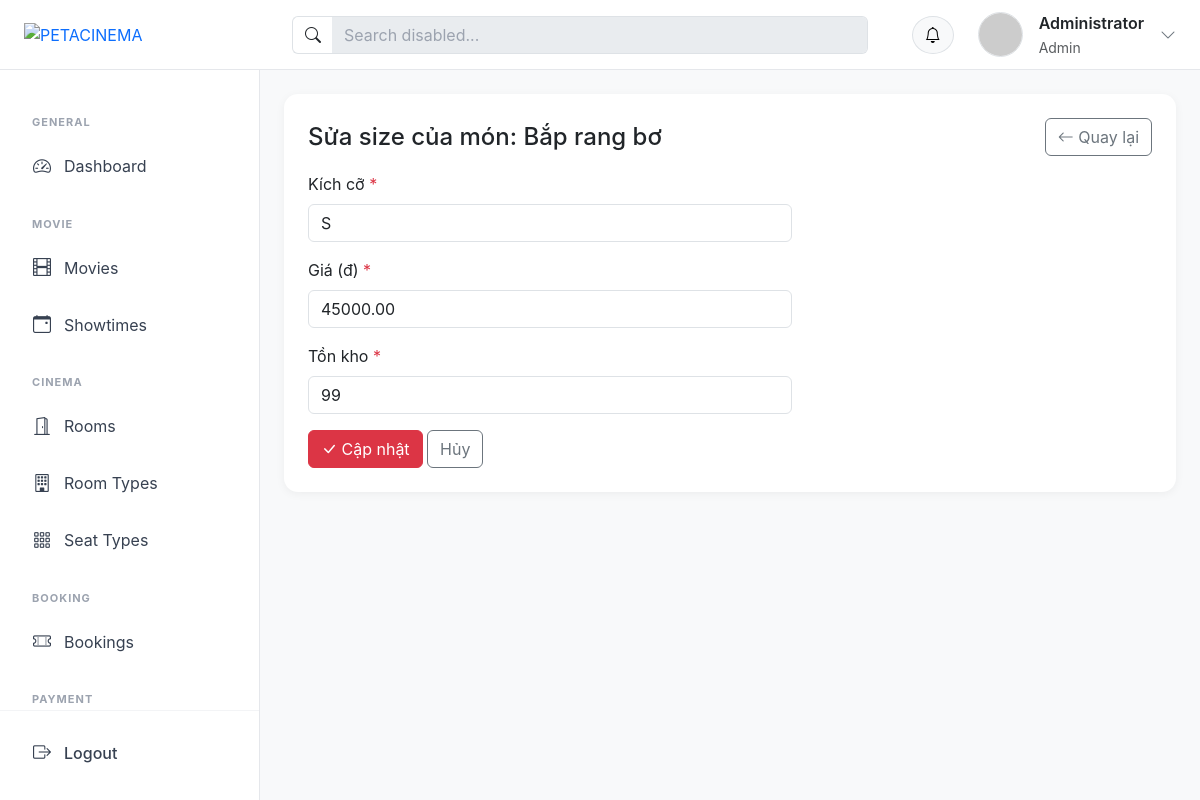
The app's page /?action=food_variant_edit&id=51 (signed in) with its own data.
### tables this page shows
CREATE TABLE `food_variants` (
  `id` int NOT NULL,
  `food_id` int NOT NULL,
  `size` varchar(10) DEFAULT NULL,
  `price` decimal(10,2) DEFAULT NULL,
  `stock` int DEFAULT '0'
);

CREATE TABLE `foods` (
  `id` int NOT NULL,
  `name` varchar(255) NOT NULL,
  `description` text,
  `image` varchar(255) DEFAULT NULL,
  `status` enum('active','inactive') DEFAULT 'active'
);

### controllers/FoodVariantController.php (called while the page is built, shortened)
<?php
class FoodVariantController
{
    public function edit()
    {
        $id = (int) ($_GET['id'] ?? 0);
        $variantModel = new FoodVariantModel();
        $variant = $variantModel->getById($id);
        $old = $variant;
        require_once PATH_VIEW . 'admin/layout/layout.php';
    }
}

### index.php (called while the page is built, shortened)
<?php
require_once './configs/helper.php';
spl_autoload_register(function ($class) {
    $fileName = "$class.php";
    $fileModel              = PATH_MODEL . $fileName;
});
require_once './routes/index.php';

### models/BaseModel.php (called while the page is built, shortened)
<?php
class BaseModel
{
    public function __construct()
    {
        $dsn = sprintf('mysql:host=%s;port=%s;dbname=%s;charset=utf8', DB_HOST, DB_PORT, DB_NAME);
        try {
            $this->pdo = new PDO($dsn, DB_USERNAME, DB_PASSWORD, DB_OPTIONS);
        } catch (PDOException $e) {
            die("Kết nối cơ sở dữ liệu thất bại: {$e->getMessage()}. Vui lòng thử lại sau.");
        }
    }
}

### models/FoodVariantModel.php (called while the page is built, shortened)
<?php
class FoodVariantModel extends BaseModel
{
    protected $table = "food_variants";
    public function getById($id)
    {
        $sql = "SELECT v.*, f.name AS food_name
                FROM {$this->table} v
                JOIN foods f ON f.id = v.food_id
                WHERE v.id = :id";
        $stmt = $this->pdo->prepare($sql);
        $stmt->bindParam(':id', $id, PDO::PARAM_INT);
        $stmt->execute();
        return $stmt->fetch();
    }
}

### configs/helper.php (called while the page is built, shortened)
<?php
if (!function_exists('h')) {
    function h($value)
    {
        return htmlspecialchars((string) $value, ENT_QUOTES, 'UTF-8');
    }
}
if (!function_exists('old_value')) {
    function old_value($old, $key, $default = '')
    {
        return h($old[$key] ?? $default);
    }
}

### views/admin/food_variant/edit.php (the view, shortened to what this page needs)
<div class="card p-4">
    <div class="d-flex align-items-center justify-content-between mb-3">
        <h4 class="mb-0">Sửa size của món: <?= h($old['food_name']) ?></h4>
        <a href="?action=food_variant_list&food_id=<?= (int) $old['food_id'] ?>" class="btn btn-outline-secondary">
            <i class="bi bi-arrow-left"></i> Quay lại
        </a>
    </div>
    <form action="?action=food_variant_editPost&id=<?= (int) $old['id'] ?>" method="post" class="row g-3" style="max-width: 500px;">
        <div class="col-12">
            <label class="form-label">Kích cỡ <span class="text-danger">*</span></label>
            <input type="text" name="size" class="form-control <?= !empty($errors['size']) ? 'is-invalid' : '' ?>" value="<?= old_value($old, 'size') ?>" maxlength="10">
        </div>
        <div class="col-12">
            <label class="form-label">Giá (đ) <span class="text-danger">*</span></label>
            <input type="number" step="0.01" min="0" name="price" class="form-control <?= !empty($errors['price']) ? 'is-invalid' : '' ?>" value="<?= old_value($old, 'price') ?>">
        </div>
        <div class="col-12">
            <label class="form-label">Tồn kho <span class="text-danger">*</span></label>
            <input type="number" step="1" min="0" name="stock" class="form-control <?= !empty($errors['stock']) ? 'is-invalid' : '' ?>" value="<?= old_value($old, 'stock', 0) ?>">
        </div>
        <div class="col-12">
            <button type="submit" class="btn btn-danger">
                <i class="bi bi-check-lg"></i> Cập nhật
            </button>
            <a href="?action=food_variant_list&food_id=<?= (int) $old['food_id'] ?>" class="btn btn-outline-secondary">Hủy</a>
        </div>
    </form>
</div>

### assets/css/admin.css (style rules this page uses)
:root { --header-height: 70px; --sidebar-width: 260px; }
body { margin: 0; background: #f8f9fa; font-family: "Inter", -apple-system, BlinkMacSystemFont, "Segoe UI", Roboto, sans-serif; min-height: 100vh; }
.card { border: none; border-radius: 14px; box-shadow: 0 2px 10px rgba(0, 0, 0, 0.05); }

### records on screen
food_variants: food.name "Bắp rang bơ", size "S", price "45000.00", stock "99"

### other values on screen
$user['fullname'] "Administrator"
$user['role'] "Admin"
